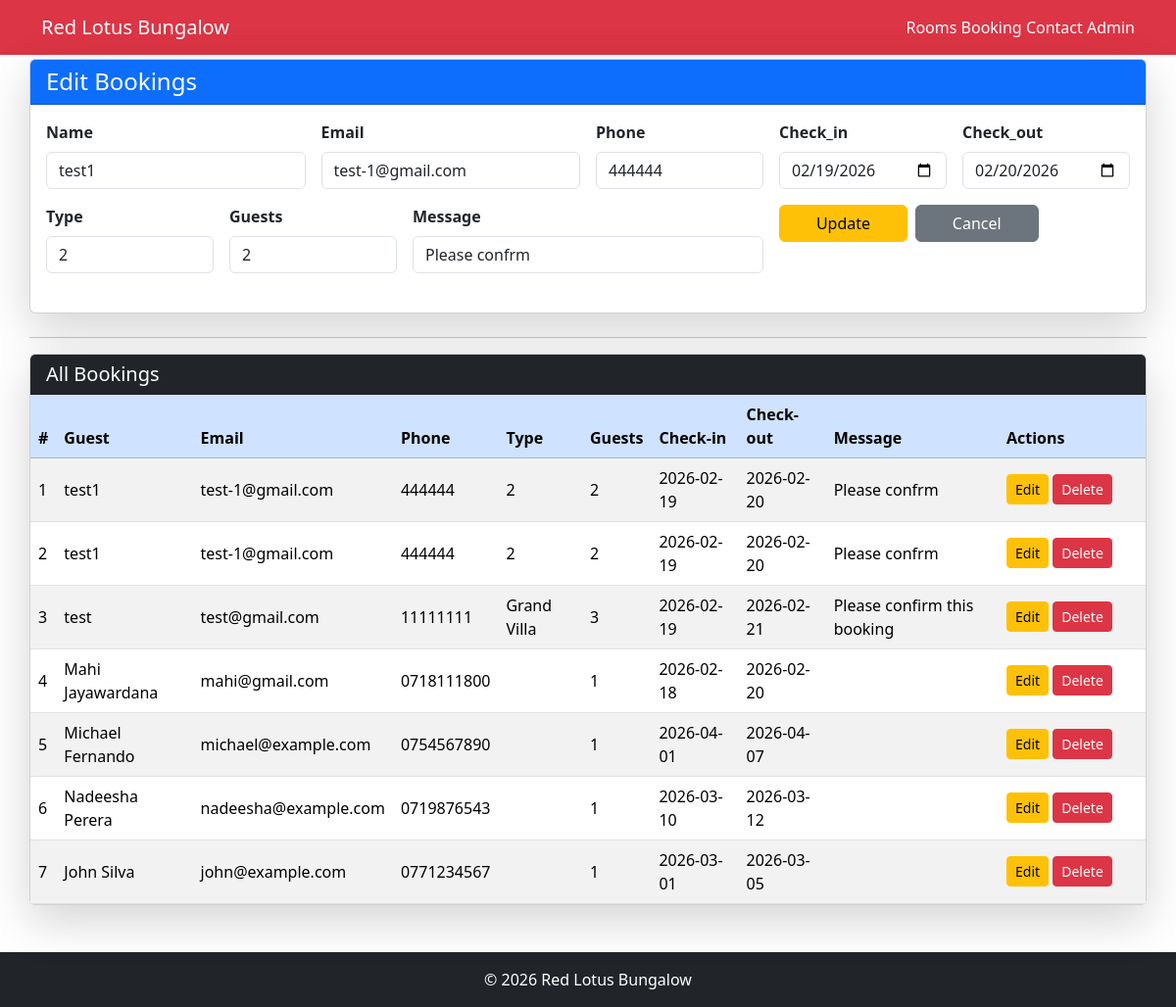
The page /admin/manage_bookings.php?edit=39 on the database its author committed.
### tables this page shows
CREATE TABLE `bookings` (
  `id` int(11) NOT NULL,
  `customer_name` varchar(100) NOT NULL,
  `email` varchar(100) DEFAULT NULL,
  `phone` varchar(20) DEFAULT NULL,
  `room_id` int(11) DEFAULT NULL,
  `check_in` date DEFAULT NULL,
  `check_out` date DEFAULT NULL,
  `total_price` decimal(10,2) DEFAULT NULL,
  `status` varchar(20) DEFAULT 'Pending',
  `room_type` varchar(50) DEFAULT NULL,
  `guests` int(11) DEFAULT 1,
  `message` varchar(100) DEFAULT NULL,
  `created_at` timestamp NOT NULL DEFAULT current_timestamp()
);

### admin/manage_bookings.php (the view, shortened to what this page needs)
<?php
include '../includes/header.php';
include '../includes/navbar.php';
require '../config/database.php';
$editBooking = null;
if (isset($_GET['edit'])) {
    $stmt = $pdo->prepare("SELECT * FROM bookings WHERE id=?");
    $stmt->execute([$_GET['edit']]);
    $editBooking = $stmt->fetch();
}
$bookings = $pdo->query("SELECT * FROM bookings ORDER BY id DESC")->fetchAll();
?>
<div class="container my-1 px-0">
    <div class="card shadow-lg mb-4">
        <div class="card-header bg-primary text-white">
            <h4 class="mb-0"><?= $editBooking ? 'Edit Bookings' : 'Manage Bookings' ?></h4>
        </div>
        <div class="card-body">
            <form method="POST" class="row g-3 mb-4">
                <div class="col-md-3">
                    <label class="form-label"><b>Name</b></label>
                    <input type="text" name="name" placeholder="Name" class="form-control"
                        value="<?= $editBooking['customer_name'] ?? '' ?>" required>
                </div>
                <div class="col-md-3">
                    <label class="form-label"><b>Email</b></label>
                    <input type="text" name="email" placeholder="email" class="form-control"
                        value="<?= $editBooking['email'] ?? '' ?>" required>
                </div>
                <div class="col-md-2">
                    <label class="form-label"><b>Phone</b></label>
                    <input type="text" name="phone" placeholder="phone" class="form-control"
                        value="<?= $editBooking['phone'] ?? '' ?>" required>
                </div>
                <div class="col-md-2">
                    <label class="form-label"><b>Check_in</b></label>
                    <input type="date" name="check_in" placeholder="check_in" class="form-control"
                        value="<?= $editBooking['check_in'] ?? '' ?>" required>
                </div>
                <div class="col-md-2">
                    <label class="form-label"><b>Check_out</b></label>
                    <input type="date" name="check_in" placeholder="check_out" class="form-control"
                        value="<?= $editBooking['check_out'] ?? '' ?>" required>
                </div>
                <div class="col-md-2">
                    <label class="form-label"><b>Type</b></label>
                    <input type="text" name="room_type" placeholder="type" class="form-control"
                        value="<?= $editBooking['room_type'] ?? '' ?>" required>
                </div>
                <div class="col-md-2">
                    <label class="form-label"><b>Guests</b></label>
                    <input type="text" name="guests" placeholder="guests" class="form-control"
                        value="<?= $editBooking['guests'] ?? '' ?>" required>
                </div>
                <div class="col-md-4">
                    <label class="form-label"><b>Message</b></label>
                    <input type="text" name="message" placeholder="message" class="form-control"
                        value="<?= $editBooking['message'] ?? '' ?>" required>
                </div>
<div class="col-md-3">
    <?php if ($editBooking): ?>
        <div class="d-flex gap-2">
            <button class="btn btn-warning flex-fill" name="update">
                Update
            </button>
            <a href="<?= $_SERVER['PHP_SELF'] ?>"
               class="btn btn-secondary flex-fill">
                Cancel
            </a>
        </div>
    <?php else: ?>
        <button class="btn btn-success w-100" name="add">
            Add
        </button>
    <?php endif; ?>
</div>            </form>
        </div>
    </div>
    <hr>
    <div class="card shadow-lg">
        <div class="card-header bg-dark text-white">
            <h5 class="mb-0">All Bookings</h4>
        </div>
        <div class="table-responsive">
            <table class="table table-striped table-hover align-middle mb-0">
                <thead class="table-primary">
                    <tr>
                        <th>#</th>
                        <th>Guest</th>
                        <th>Email</th>
                        <th>Phone</th>
                        <th>Type</th>
                        <th>Guests</th>
                        <th>Check-in</th>
                        <th>Check-out</th>
                        <th>Message</th>
                        <th width="150">Actions</th>
                    </tr>
                </thead>
                <tbody>
                    <?php foreach ($bookings as $index => $booking): ?>
                        <tr>
                            <td><?= $index + 1 ?></td>
                            <td><?= htmlspecialchars($booking['customer_name']) ?></td>
                            <td><?= htmlspecialchars($booking['email']) ?></td>
                            <td><?= htmlspecialchars($booking['phone']) ?></td>
                            <td><?= htmlspecialchars($booking['room_type']) ?></td>
                            <td><?= htmlspecialchars($booking['guests']) ?></td>
                            <td><?= htmlspecialchars($booking['check_in']) ?></td>
                            <td><?= htmlspecialchars($booking['check_out']) ?></td>
                            <td><?= htmlspecialchars($booking['message']) ?></td>
                            <td>
                                <a href="?edit=<?= $booking['id'] ?>" class="btn btn-sm btn-warning">Edit</a>
                                <a href="?delete=<?= $booking['id'] ?>"
                                    class="btn btn-sm btn-danger"
                                    onclick="return confirm('Delete this booking?')">
                                    Delete
                                </a>
                            </td>
                        </tr>
                    <?php endforeach; ?>
                </tbody>
            </table>
        </div>
    </div>
</div>
<?php include '../includes/footer.php'; ?>

### rows shown on the page
bookings: name "test1", email "test-1@gmail.com", phone "444444", check_in "02/19/2026", check_in "02/20/2026", room_type "2", guests "2", message "Please confrm", customer_name "test1", check_in "2026-02-19", check_out "2026-02-20"
bookings: customer_name "test1", email "test-1@gmail.com", phone "444444", room_type "2", guests "2", check_in "2026-02-19", check_out "2026-02-20", message "Please confrm"
bookings: customer_name "test", email "test@gmail.com", phone "11111111", room_type "Grand Villa", guests "3", check_in "2026-02-19", check_out "2026-02-21", message "Please confirm this booking"
bookings: customer_name "Mahi Jayawardana", email "mahi@gmail.com", phone "0718111800", guests "1", check_in "2026-02-18", check_out "2026-02-20"
bookings: customer_name "Michael Fernando", email "michael@example.com", phone "0754567890", guests "1", check_in "2026-04-01", check_out "2026-04-07"
bookings: customer_name "Nadeesha Perera", email "nadeesha@example.com", phone "0719876543", guests "1", check_in "2026-03-10", check_out "2026-03-12"
bookings: customer_name "John Silva", email "john@example.com", phone "0771234567", guests "1", check_in "2026-03-01", check_out "2026-03-05"
